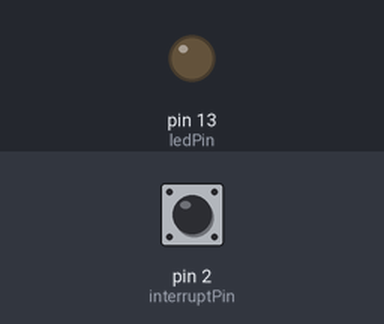
A program run on a simulated Arduino Mega 2560, built with avr-gcc and run on an emulated ATmega2560. Parts: output pins drawn as LEDs (lit = HIGH). Dashed ring = blinking. Inputs (shaded band) come from the test bench; at power-on: pin 2 (interruptPin) LOW.

Above: at 1.2 s.
1.3 s: pin 2 (interruptPin) pulled HIGH for 0.15 s
At 1.7 s:
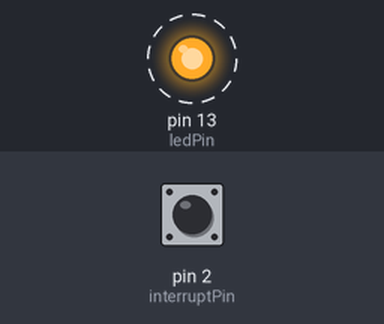
4.4 s: pin 2 (interruptPin) pulled HIGH for 1 s
At 7.7 s:
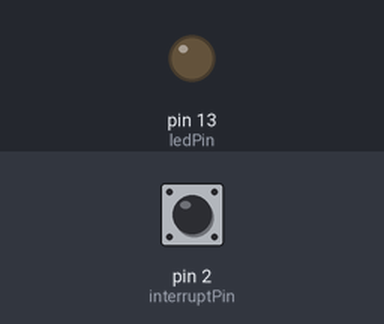
8.4 s: pin 2 (interruptPin) pulled HIGH for 3.2 s
At 8.8 s:
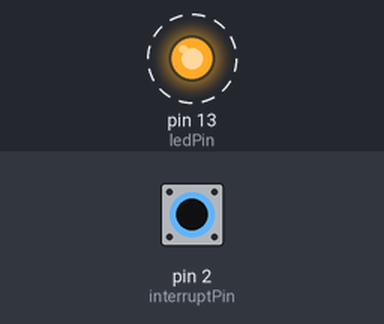
Timing chart, 0 to 12.4 s (numbered marks = the images above; inputs shaded):
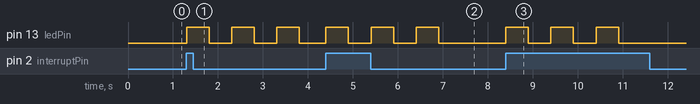

Measured:
- after the input at 1.3 s, pin 13 (ledPin): alternates HIGH for 0.50 s and LOW for 0.50 s, starting at once
- after the input at 4.4 s, pin 13 (ledPin): alternates HIGH for 0.50 s and LOW for 0.50 s, 6 changes in all, then stays LOW, starting at once
- after the input at 8.4 s, pin 13 (ledPin): alternates HIGH for 0.50 s and LOW for 0.50 s, 6 changes in all, then stays LOW, starting at once

The program:

main.cpp
```cpp
#include <Arduino.h>

const byte ledPin = 13;
const byte interruptPin = 2;
volatile boolean state = LOW;

void blink() {
  state = !state;
}

void setup() {
  pinMode(ledPin, OUTPUT);
  pinMode(interruptPin, INPUT);
  attachInterrupt(digitalPinToInterrupt(interruptPin), blink, RISING);
}

// attachInterrupt(인터럽트 핀번호, 실행할 함수, 모드) : 하드뒈어 인터럽트
// digitalPinToInterrupt : 디지털 핀 번호를 넣으면 인터럽트 핀 번호로 바꿔줌

void loop() {
  if(state) {
    for (int i = 0; i < 3; i++)
    {
      digitalWrite(ledPin, HIGH);
      delay(500);
      digitalWrite(ledPin, LOW);
      delay(500);
    }
    state = !state;
  }
  // digitalWrite(ledPin, state);
}
```
